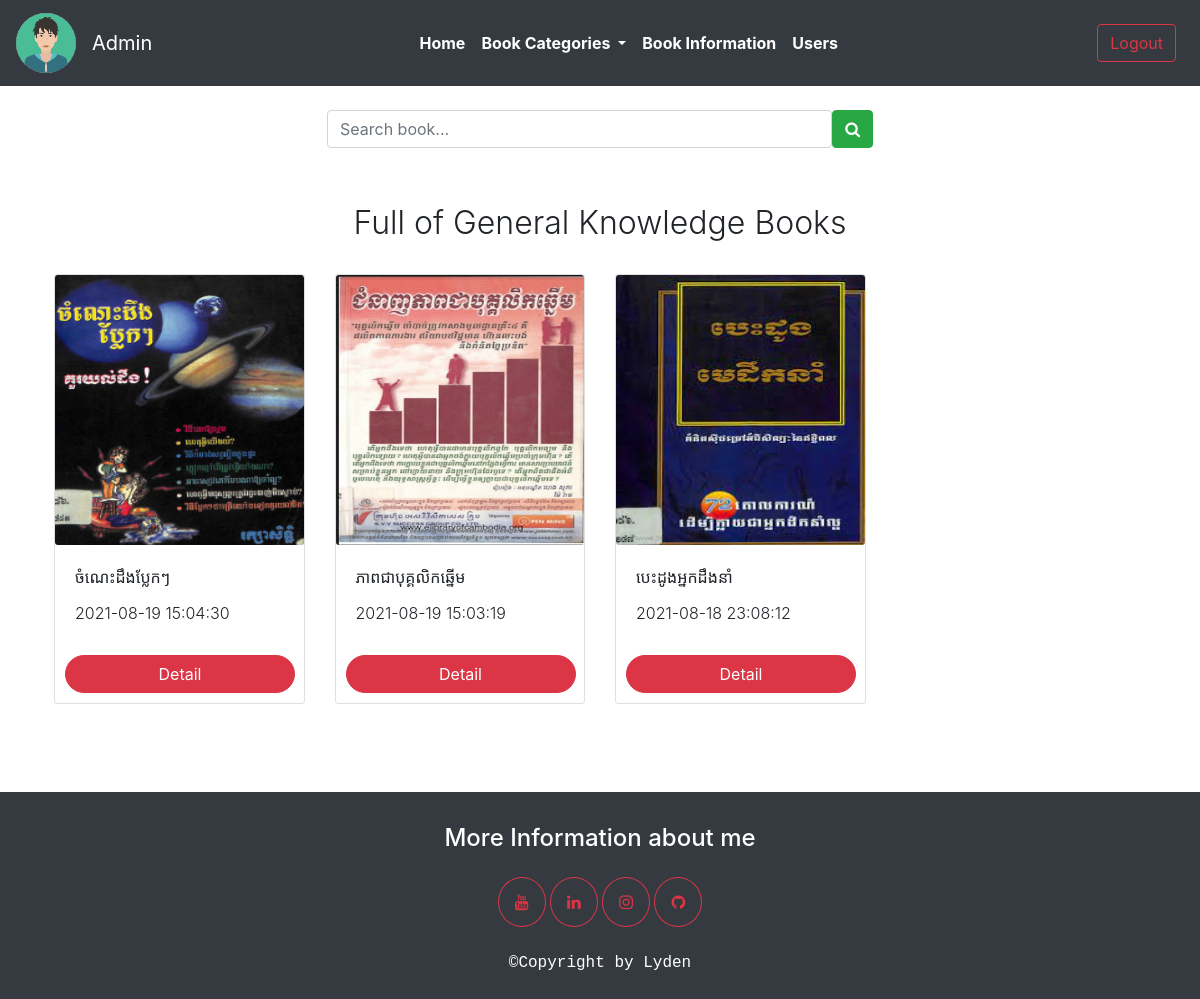
The app's page /?page=politic (signed in) with its own data.
### tables this page shows
CREATE TABLE `users` (
  `user_id` int(11) NOT NULL,
  `username` varchar(40) NOT NULL,
  `profile` varchar(200) NOT NULL,
  `email` varchar(100) NOT NULL,
  `password` varchar(500) NOT NULL,
  `role` varchar(40) NOT NULL
);

CREATE TABLE `books` (
  `book_id` int(11) NOT NULL,
  `title` varchar(100) NOT NULL,
  `description` varchar(500) NOT NULL,
  `date` datetime NOT NULL DEFAULT current_timestamp(),
  `book_img` varchar(500) NOT NULL,
  `book_pdf` varchar(500) NOT NULL,
  `book_author` varchar(40) NOT NULL,
  `category_id` int(11) NOT NULL,
  `user_id` int(11) NOT NULL
);

### database/database.php (called while the page is built, shortened)
<?php
function database()
{
    return new mysqli('localhost', 'root', '', 'digital_library');
}
function getAllGeneralBook()
{
    return database()->query("SELECT books.book_id, books.title, books.description, books.date, books.book_img, books.book_pdf, books.book_author, categories.category_id, categories.categoryName FROM books INNER JOIN categories ON books.category_id = categories.category_id WHERE books.category_id = 2 ORDER BY books.book_id DESC ");
}
function selectAllUser()
{
    return database()->query("SELECT * FROM users ORDER BY user_id ASC");
}

### pages/politic.php (the view)
<?php
require_once("database/database.php");
if ($_SERVER['REQUEST_METHOD'] == "POST") {
    $books = getSearchGeneral($_POST);
} else {
    $books = getAllGeneralBook();
}
?>
<div class="d-flex justify-content-center p-4 mb-2 mt-2d">
    <form action="" method="post" class="col-lg-6 col-md-8 col-sm-8 col-12">
        <div class="d-flex justify-content-between">
            <input type="search" class="form-control" placeholder="Search book..." name="word">
            <button type="submit" class="btn btn-success fa fa-search"></button>
        </div>
    </form>
</div>
<div class="container rounded p-4 mb-2 mt-2" style="background-color:#fff;">
    <h2 class="font-weight-light text-center">Full of General Knowledge Books</h2>
    <br>
    <div class="row">
        <?php foreach ($books as $book) : ?>
            <div class="col-lg-3 col-md-4 col-sm-6 col-6 mb-3">
                <div class="card">
                    <a href="mypdf/<?= $book['book_pdf'] ?>" target="_blank"><img class="card-img" style="height: 270px;" src="images/book/<?= $book['book_img'] ?>" alt=""></a>
                    <div class="card-body" style="height: 100px;">
                        <p class="card-title"><?= $book['title'] ?></p>
                        <span class="card-subtitle mb-2 font-weight-light"><?= $book['date'] ?></span>
                    </div>
                    <a href="detial.php?id=<?= $book['book_id'] ?>" class="btn btn-danger" style="border-radius: 20px; width: 230px; margin: 10px">Detail</a>
                </div>
            </div>
        <?php endforeach; ?>
    </div>
</div>

### partial/navbar.php (shortened to what this page needs)
<?php
require_once('database/database.php');
$allUser = selectAllUser();
foreach ($allUser as $user) :
?>
  <?php if ($user['username'] === $_SESSION['username']) : ?>
    <nav class="navbar navbar-expand-lg navbar-dark bg-dark position-sticky sticky-top text-white text-center">
      <a class="navbar-brand" href="#">
        <img src="images/user/<?= $user['profile'] ?>" width="60" height="60" class="d-inline-block align-top rounded rounded-circle" alt="">
      </a>
      <small class="navbar-brand text-white"><?= $user['username'] ?></small>
      <div class="collapse navbar-collapse" id="navbarTogglerDemo02">
        <ul class="navbar-nav m-auto mt-2 mt-lg-0">
          <li class="nav-item active">
            <a class="nav-link font-weight-bold text-white" href="?page=home">Home <span class="sr-only">(current)</span></a>
          </li>
          <li class="nav-item active">
            <div class="dropdown show">
              <a class="nav-link font-weight-bold text-white dropdown-toggle" href="#" role="button" id="dropdownMenuLink" data-toggle="dropdown" aria-haspopup="true" aria-expanded="false">
                Book Categories
              </a>
            </div>
          </li>
          <?php if ($user['role'] == "Admin") : ?>
            <li class="nav-item active">
              <a class="nav-link font-weight-bold text-white" href="?page=bookinfo">Book Information</a>
            </li>
            <li class="nav-item active">
              <a class="nav-link font-weight-bold text-white" href="?page=user">Users</a>
            </li>
          <?php else : ?>
            <li class="nav-item active">
              <a class="nav-link font-weight-bold text-white" href="?page=contact">Contact us</a>
            </li>
          <?php endif; ?>
        </ul>
        <form class="form-inline my-2 my-lg-0">
          <a href="http://localhost/Digital_Library/" class="btn border border-danger text-danger my-2 my-sm-0 m-2" type="submit">Logout</a>
        </form>
      </div>
    </nav>
<?php
  endif;
endforeach;
?>

### records on screen
users: profile (picture), username "Admin", role "Book Information"
books: book_img (picture), title "ចំណេះដឹងប្លែកៗ", date "2021-08-19 15:04:30", $book['book_id'] 23 (drawn)
books: book_img (picture), title "ភាពជាបុគ្គលិកឆ្នើម", date "2021-08-19 15:03:19"
books: book_img (picture), title "បេះដូងអ្នកដឹងនាំ", date "2021-08-18 23:08:12"
